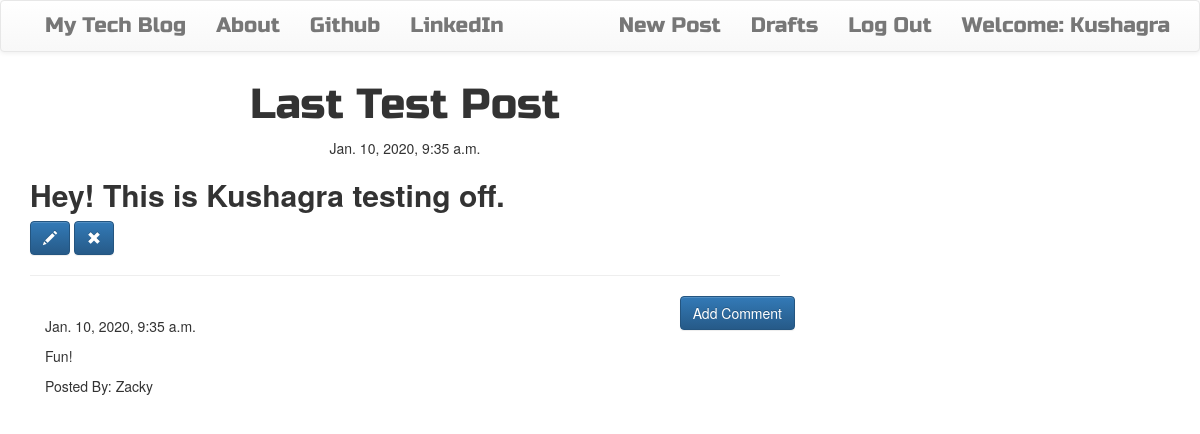
The page /post/25/ (signed in) on the database its author committed.
### blog/models.py (models this page shows, shortened)
class Post(models.Model):
    author = models.ForeignKey('auth.User')
    title = models.CharField(max_length=200)
    text = models.TextField()
    created_date = models.DateTimeField(default=timezone.now)
    published_date = models.DateTimeField(blank=True,null=True)

class Comment(models.Model):
        post = models.ForeignKey('blog.Post',related_name='comment')
        author = models.CharField(max_length=200)
        text = models.TextField()
        created_date = models.DateTimeField(default=timezone.now)
        approved_comment = models.BooleanField(default=False)

### blog/views.py (the view)
# urls.py: url(r'^post/(?P<pk>\d+)/$',views.PostDetailView.as_view(),name="post_detail"),
class PostDetailView(DetailView):
    model = Post

### blog/templates/blog/post_detail.html (shortened to what this page needs)
{% extends "blog/base.html" %}
 {% block content %}
                     <h1 class="posttitle loader">{{post.title}}</h1>
                    {% if post.published_date %}
                            <div class="date postdate">
                                 {{post.published_date}}
                            </div>
                  {% else %}
                            <a class="btn btn-default" href="{% url 'post_publish' pk=post.pk %}">Publish</a>
                  {% endif %}
                  <p class="postcontent">{{post.text|safe|linebreaksbr}}</p>
                  {% if user.is_authenticated %}
                          <a class="btn btn-primary" href="{% url 'post_edit' pk=post.pk %}">
                               <span class="glyphicon glyphicon-pencil"></span>
                        </a>
                         <a class="btn btn-primary" href="{% url 'post_remove' pk=post.pk %}">
                              <span class="glyphicon glyphicon-remove"></span>
                        </a>
                {% endif %}
   <hr>
   <a class="btn btn-primary btn-comment" href="{% url 'add_comment_to_post' pk=post.pk %}">Add Comment</a>
  <div class="container">
  {% for comment in post.comment.all %}
  <br>
           {% if user.is_authenticated or comment.approved_comment %}
                 {{comment.created_date}}
                <p>{{comment.text|safe|linebreaks}}</p>
                <p>Posted By: {{comment.author}}</p>
                {% endif %}
            {% empty %}
                <p>No Comments!</p>
        {% endfor %}
    </div>
 {% endblock %}

### blog/templates/blog/base.html (shortened to what this page needs)
<!DOCTYPE html>
{% load staticfiles %}
<html lang="en" dir="ltr">
  <head>
    <link rel="stylesheet" href="https://maxcdn.bootstrapcdn.com/bootstrap/3.3.7/css/bootstrap.min.css">
    <link rel="stylesheet" href="https://maxcdn.bootstrapcdn.com/bootstrap/3.3.7/css/bootstrap-theme.min.css">
<link rel="stylesheet" href="//cdn.jsdelivr.net/npm/medium-editor@latest/dist/css/medium-editor.min.css" type="text/css" media="screen" charset="utf-8">
<link rel="stylesheet" href="{% static 'css/blog.css' %}">
  </head>
  <body class="loader">
<nav class="navbar navbar-default techfont custom-navbar">
<div class="container">
  <ul class="nav navbar-nav">
    <li><a href="{% url 'post_list' %}">My Tech Blog</a></li>
    <li><a href="{% url 'about' %}">About</a></li>
    <li><a href="https://www.github.com">Github</a></li>
    <li><a  href="https://www.linkedin.com">LinkedIn</a></li>
  </ul>
<ul class='nav navbar-nav navbar-right'>
  {% if user.is_authenticated %}
  <li>
      <a href="{% url 'post_new' %}">New Post</a>
  </li>
  <li>
      <a href="{% url 'post_draft_list' %}">Drafts</a>
  </li>
  <li>
      <a href="{% url 'logout' %}">Log Out</a>
  </li>
  <li>
      <a>Welcome: {{user.username}}</a>
  </li>
  {% else %}
  <li> <a class="nav navbar-right" href="{% url 'login' %}"> <span class="glyphicon glyphicon-user"></span> </a> </li>
  {%endif%}
</ul>
</div>
</nav>
<div class="content container">
  <div class="row">
    <div class="col-md-8">
      <div class="blog_posts">
        {% block content %}
        {% endblock %}
      </div>
    </div>
  </div>
</div>
  </body>
</html>

### blog/static/css/blog.css (style rules this page uses)
.techfont { font-family: 'Russo One', sans-serif; font-size: 1.5em; margin-bottom: 10px; }
.postdate { text-align: center; }
.posttitle { font-family: 'Russo One', sans-serif; font-size: 3em; text-align: center; }
.postcontent { font-family: 'Montez'; font-size: 1.5em; }
.btn-comment { position: absolute; right: 0px; }
.loader { filter:hue-rotate(0deg); color:linear-gradient(45deg,#0f8,#08f); animation:hue 10000ms infinite linear; }

### rows shown on the page
Post: title "Last Test Post", published_date "Jan. 10, 2020, 9:35 a.m.", text "Hey! This is Kushagra testing off."
Comment: created_date "Jan. 10, 2020, 9:35 a.m.", text "Fun!", author "Zacky"

### other values the page prints
{{ user.username }} "Kushagra"
